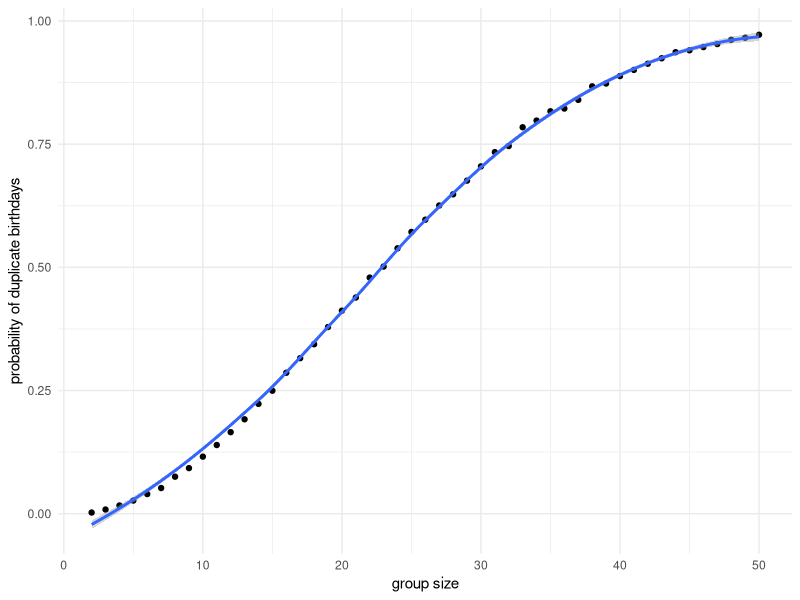

This chart was generated by the following R code:
## ---- chunk 1
library(tidyverse)
library(ggplot2)

knitr::opts_chunk$set(
  fig.width = 8,
  fig.asp = .6,
  out.width = "90%"
)

theme_set(theme_minimal() + theme(legend.position = "bottom"))

options(
  ggplot2.continuous.colour = "viridis",
  ggplot2.continuous.fill = "viridis"
)

scale_colour_discrete = scale_colour_viridis_d
scale_fill_discrete = scale_fill_viridis_d

set.seed(1)

## ---- chunk 2
birthday_dup = function(n){
 date_list = sample(1:365, n, replace = TRUE)
 
 dup_btd = any(duplicated(date_list))

 return(dup_btd)
}

birthday_sim_df=
expand_grid(
  n=c(2:50),
  iter = 1:10000)|>
  mutate(
    output = map(n,birthday_dup))|>
  unnest(output)
## ---- chunk 3
btd_dup_df=
birthday_sim_df|>
  group_by(n,output)|>
  summarise(count = n())|>
  pivot_wider(
    values_from = count,
    names_from = output,
    names_prefix = "count_"
  )|>
  rename(group_size=n)|>
  mutate(
    probability_of_dup = count_TRUE/10000
  )|>
  select(group_size,probability_of_dup)

btd_dup_df
## ---- chunk 4
btd_dup_df|>
  ggplot(aes(x=group_size, y=probability_of_dup))+geom_point()+geom_smooth()+
  labs(x="group size", y="probability of duplicate birthdays")
## ---- chunk 5
t_test = function(mu){
  
  n=30
  sigma = 5
  
  x=rnorm(n,mean=mu,sd=sigma)
  
  output = t.test(x,mu=0, conf.level = 0.95)|>
              broom::tidy()
  
  return(output)
}

t_test(0)
